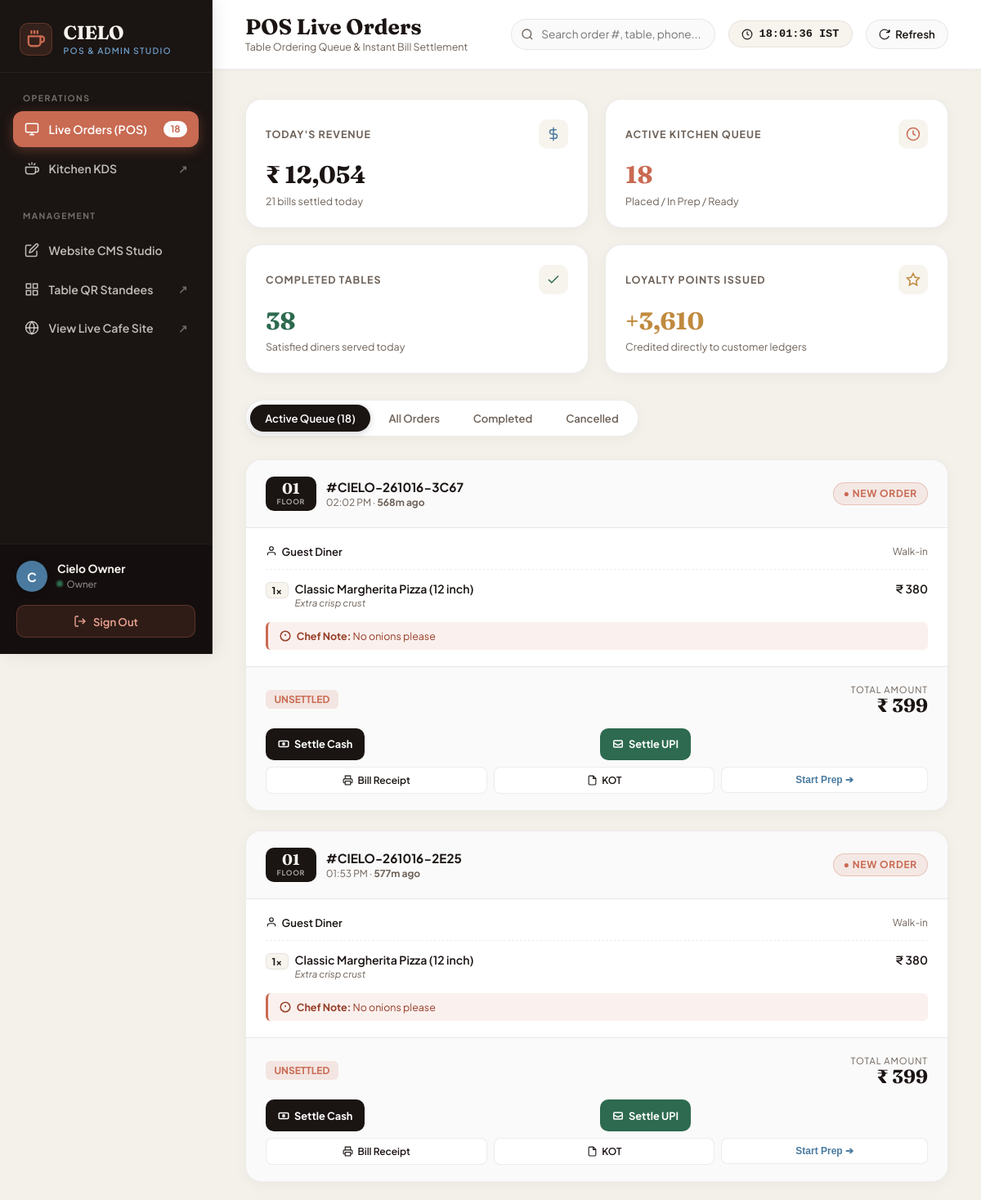
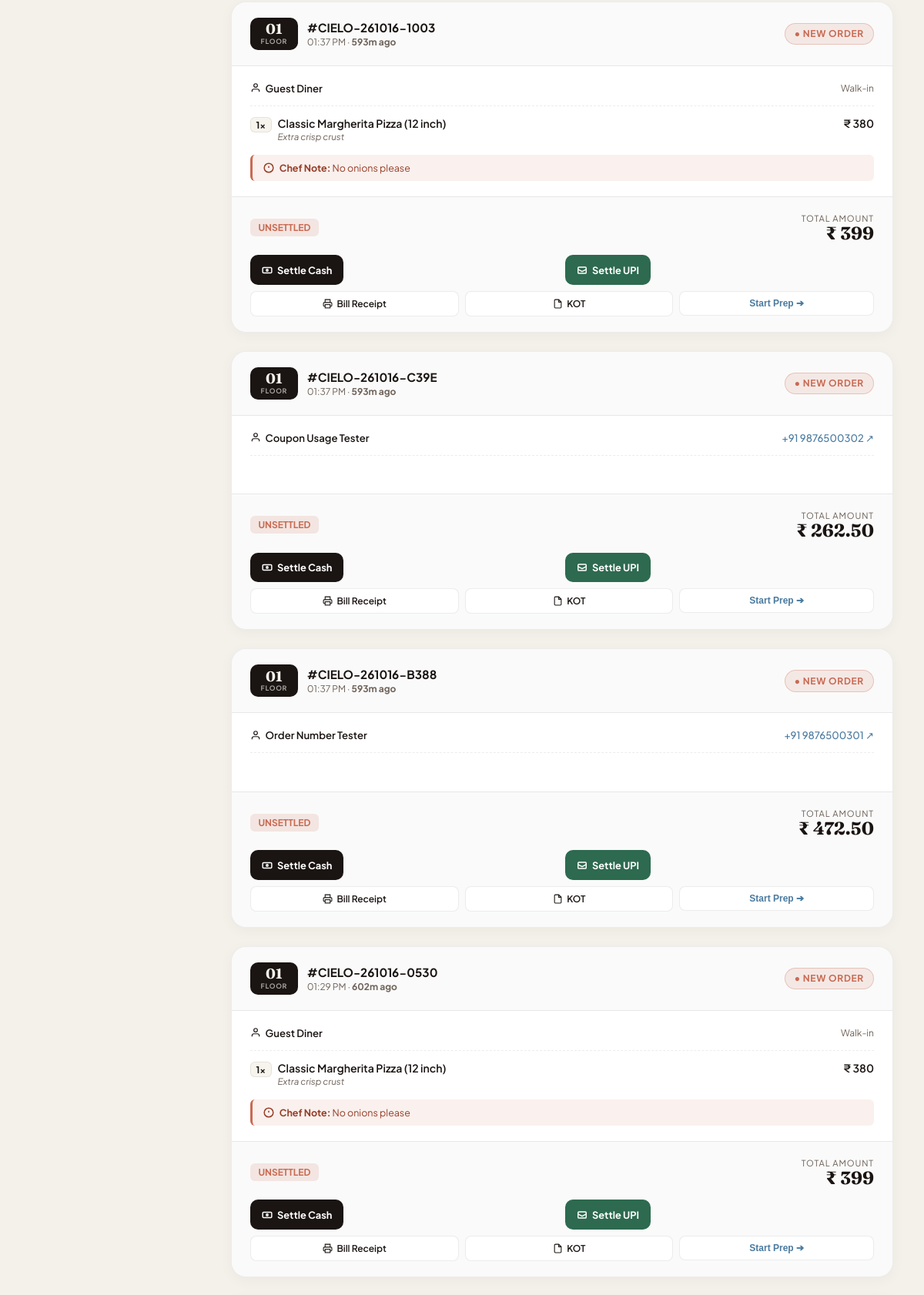
Page /admin/orders.php (signed in, upper part) on the committed database (2 pictures, top to bottom).
### tables this page shows
CREATE TABLE `orders` (
  `id` INTEGER PRIMARY KEY AUTOINCREMENT,
  `order_number` TEXT NOT NULL UNIQUE,
  `user_id` INTEGER NULL,
  `table_id` INTEGER NOT NULL,
  `status` TEXT NOT NULL DEFAULT 'placed',
  `subtotal_paise` INTEGER NOT NULL DEFAULT 0,
  `discount_paise` INTEGER NOT NULL DEFAULT 0,
  `tax_paise` INTEGER NOT NULL DEFAULT 0,
  `total_paise` INTEGER NOT NULL DEFAULT 0,
  `payment_status` TEXT NOT NULL DEFAULT 'pending',
  `payment_method` TEXT NOT NULL DEFAULT 'counter_cash',
  `kitchen_notes` TEXT NULL,
  `cancelled_reason` TEXT NULL,
  `created_at` TEXT NOT NULL DEFAULT CURRENT_TIMESTAMP,
  `updated_at` TEXT NOT NULL DEFAULT CURRENT_TIMESTAMP,
  FOREIGN KEY (`table_id`) REFERENCES `tables` (`id`),
  FOREIGN KEY (`user_id`) REFERENCES `users` (`id`) ON DELETE SET NULL
);

CREATE TABLE `tables` (
  `id` INTEGER PRIMARY KEY AUTOINCREMENT,
  `table_number` TEXT NOT NULL UNIQUE,
  `qr_token` TEXT NOT NULL UNIQUE,
  `capacity` INTEGER NOT NULL DEFAULT 4,
  `is_active` INTEGER NOT NULL DEFAULT 1,
  `created_at` TEXT NOT NULL DEFAULT CURRENT_TIMESTAMP,
  `updated_at` TEXT NOT NULL DEFAULT CURRENT_TIMESTAMP
);

CREATE TABLE `order_items` (
  `id` INTEGER PRIMARY KEY AUTOINCREMENT,
  `order_id` INTEGER NOT NULL,
  `item_id` INTEGER NOT NULL,
  `variant_id` INTEGER NULL,
  `item_name` TEXT NOT NULL,
  `quantity` INTEGER NOT NULL DEFAULT 1,
  `unit_price_paise` INTEGER NOT NULL DEFAULT 0,
  `total_price_paise` INTEGER NOT NULL DEFAULT 0,
  `addons_json` TEXT NULL,
  `item_note` TEXT NULL,
  `created_at` TEXT NOT NULL DEFAULT CURRENT_TIMESTAMP,
  FOREIGN KEY (`order_id`) REFERENCES `orders` (`id`) ON DELETE CASCADE
);

CREATE TABLE `users` (
  `id` INTEGER PRIMARY KEY AUTOINCREMENT,
  `phone` TEXT NOT NULL UNIQUE,
  `name` TEXT NULL,
  `email` TEXT NULL,
  `dob` TEXT NULL,
  `created_at` TEXT NOT NULL DEFAULT CURRENT_TIMESTAMP,
  `updated_at` TEXT NOT NULL DEFAULT CURRENT_TIMESTAMP
);

### admin/orders.php (the view, shortened to what the rows shown need)
<?php
require_once __DIR__ . '/../app/bootstrap.php';
$statusFilter = trim((string)($_GET['filter'] ?? 'active'));
$queryWhere = '1=1';
$params = [];
if ($statusFilter === 'active') {
    $queryWhere = '`status` IN ("placed", "preparing", "ready")';
} elseif ($statusFilter === 'completed') {
    $queryWhere = '`status` = "completed"';
} elseif ($statusFilter === 'cancelled') {
    $queryWhere = '`status` = "cancelled"';
}
$orders = Order::where($queryWhere, $params, '`created_at` DESC', 100);
$todayStart = date('Y-m-d 00:00:00');
$todayEnd = date('Y-m-d 23:59:59');
$todayPaidOrders = Order::where('`created_at` BETWEEN :ts AND :te AND `payment_status` = "paid"', ['ts' => $todayStart, 'te' => $todayEnd]);
$todayRevenuePaise = 0;
foreach ($todayPaidOrders as $o) {
    $todayRevenuePaise += (int)$o['total_paise'];
}
$activeOrdersAll = Order::where('`status` IN ("placed", "preparing", "ready")');
$activeCount = count($activeOrdersAll);
$completedTodayOrders = Order::where('`created_at` BETWEEN :ts AND :te AND `status` = "completed"', ['ts' => $todayStart, 'te' => $todayEnd]);
$completedTodayCount = count($completedTodayOrders);
$todayPointsSum = db()->fetchColumn(
    "SELECT COALESCE(SUM(points), 0) FROM `points_ledger` WHERE `type` = 'credit' AND `created_at` BETWEEN :ts AND :te",
    ['ts' => $todayStart, 'te' => $todayEnd]
);
?>
<!DOCTYPE html>
<html lang="en">
<head>
</head>
<body>
  <?php require __DIR__ . '/includes/sidebar.php'; ?>
  <div class="admin-main-wrapper">
    <header class="admin-topbar">
      <div class="topbar-title-wrap">
        <h1 class="topbar-heading">POS Live Orders</h1>
      </div>
    </header>
    <main class="dashboard-content">
      <section class="kpi-grid">
        <div class="kpi-card">
          <div>
            <h2 class="kpi-value"><?= Money::format($todayRevenuePaise) ?></h2>
          </div>
        </div>
        <div class="kpi-card">
          <div>
            <h2 class="kpi-value" style="color:var(--accent-terracotta);"><?= $activeCount ?></h2>
          </div>
        </div>
        <div class="kpi-card">
          <div>
            <h2 class="kpi-value" style="color:#2D6A4F;"><?= $completedTodayCount ?></h2>
          </div>
        </div>
        <div class="kpi-card">
          <div>
            <h2 class="kpi-value" style="color:#C08A3E;">+<?= number_format((int)$todayPointsSum) ?></h2>
          </div>
        </div>
      </section>
      <section class="orders-grid" id="ordersGrid">
        <?php if (empty($orders)): ?>
          <div class="empty-state">
            <div class="empty-icon">
              <svg width="24" height="24" viewBox="0 0 24 24" fill="none" stroke="currentColor" stroke-width="2"><rect x="3" y="3" width="18" height="18" rx="2" ry="2"/><line x1="9" y1="9" x2="15" y2="9"/><line x1="9" y1="13" x2="15" y2="13"/></svg>
            </div>
            <h3 style="font-family:'Fraunces', serif; font-size:1.35rem; margin:0 0 0.5rem;">No Orders in this View</h3>
            <p style="color:var(--text-muted); font-size:0.88rem; margin:0;">
              <?= $statusFilter === 'active' ? 'Kitchen queue is all caught up!' : 'No orders matched this status filter.' ?>
            </p>
          </div>
        <?php else: ?>
          <?php foreach ($orders as $order): ?>
            <?php
              $table = Table::find((int)$order['table_id']);
              $user = !empty($order['user_id']) ? User::find((int)$order['user_id']) : null;
              $items = OrderItem::where('`order_id` = :oid', ['oid' => (int)$order['id']]);
              $isPaid = ($order['payment_status'] === 'paid');
              $statusClass = 'status-' . htmlspecialchars((string)$order['status']);
              $orderAgeMin = max(0, (int)floor((time() - strtotime((string)$order['created_at'])) / 60));
            ?>
            <div class="order-card"
                 data-order-num="<?= e($order['order_number']) ?>"
                 data-table="<?= e($table['table_number'] ?? '00') ?>"
                 data-phone="<?= e($user['phone'] ?? '') ?>">
              <div class="order-card-header">
                <div class="order-header-left">
                  <div class="table-badge">
                    <span><?= e($table['table_number'] ?? 'T-??') ?></span>
                    <span class="table-sub"><?= e($table['floor'] ?? 'Floor') ?></span>
                  </div>
                  <div class="order-identity">
                    <span class="order-num-text">
                      #<?= e($order['order_number']) ?>
                    </span>
                    <span class="order-time-text">
                      <?= date('h:i A', strtotime((string)$order['created_at'])) ?> · <strong><?= $orderAgeMin ?>m ago</strong>
                    </span>
                  </div>
                </div>
                <span class="status-badge <?= $statusClass ?>">
                  <?php if ($order['status'] === 'placed'): ?>
                    ● New Order
                  <?php elseif ($order['status'] === 'preparing'): ?>
                    🍳 Preparing
                  <?php elseif ($order['status'] === 'ready'): ?>
                    🔔 Ready to Serve
                  <?php elseif ($order['status'] === 'completed'): ?>
                    ✔ Completed
                  <?php else: ?>
                    <?= ucfirst((string)$order['status']) ?>
                  <?php endif; ?>
                </span>
              </div>
              <div class="order-card-body">
                <div class="patron-row">
                  <div class="patron-name">
                    <svg width="14" height="14" viewBox="0 0 24 24" fill="none" stroke="currentColor" stroke-width="2"><path d="M20 21v-2a4 4 0 0 0-4-4H8a4 4 0 0 0-4 4v2"/><circle cx="12" cy="7" r="4"/></svg>
                    <span><?= e($user['name'] ?? 'Guest Diner') ?></span>
                  </div>
                  <?php if (!empty($user['phone'])): ?>
                    <a href="https://wa.me/91<?= preg_replace('/[^0-9]/', '', $user['phone']) ?>" target="_blank" class="patron-phone" title="Chat on WhatsApp">
                      +91 <?= e($user['phone']) ?> ↗
                    </a>
                  <?php else: ?>
                    <span style="color:var(--text-muted); font-size:0.75rem;">Walk-in</span>
                  <?php endif; ?>
                </div>
                <div class="items-container">
                  <?php foreach ($items as $it): ?>
                    <div class="item-row">
                      <div class="item-left">
                        <span class="item-qty-tag"><?= (int)$it['quantity'] ?>x</span>
                        <div class="item-title-wrap">
                          <span class="item-title"><?= e($it['item_name']) ?></span>
                          <?php if (!empty($it['item_note'])): ?>
                            <div class="item-note-text"><?= e($it['item_note']) ?></div>
                          <?php endif; ?>
                        </div>
                      </div>
                      <span class="item-price"><?= Money::format((int)$it['total_price_paise']) ?></span>
                    </div>
                  <?php endforeach; ?>
                </div>
                <?php if (!empty($order['kitchen_notes'])): ?>
                  <div class="kitchen-callout">
                    <svg width="14" height="14" viewBox="0 0 24 24" fill="none" stroke="currentColor" stroke-width="2.5"><circle cx="12" cy="12" r="10"/><line x1="12" y1="8" x2="12" y2="12"/><line x1="12" y1="16" x2="12.01" y2="16"/></svg>
                    <span><strong>Chef Note:</strong> <?= e($order['kitchen_notes']) ?></span>
                  </div>
                <?php endif; ?>
              </div>
              <div class="order-card-footer">
                <div class="financials-row">
                  <span class="payment-tag <?= $isPaid ? 'payment-paid' : 'payment-unpaid' ?>">
                    <?= $isPaid ? ('PAID · ' . strtoupper(str_replace('_', ' ', (string)$order['payment_method']))) : 'UNSETTLED' ?>
                  </span>
                  <div class="grand-total-wrap">
                    <div class="total-label">Total Amount</div>
                    <div class="total-amount"><?= Money::format((int)$order['total_paise']) ?></div>
                  </div>
                </div>
                <?php if (!$isPaid && $order['status'] !== 'cancelled'): ?>
                  <div class="actions-grid">
                    <form method="POST" style="margin:0;">
                      <button type="submit" class="btn-action btn-settle-cash" onclick="return confirm('Settle Order #<?= e($order['order_number']) ?> with CASH payment?')">
                        <svg width="14" height="14" viewBox="0 0 24 24" fill="none" stroke="currentColor" stroke-width="2.5"><rect x="2" y="6" width="20" height="12" rx="2"/><circle cx="12" cy="12" r="2"/></svg>
                        <span>Settle Cash</span>
                      </button>
                    </form>
                    <form method="POST" style="margin:0;">
                      <button type="submit" class="btn-action btn-settle-upi" onclick="return confirm('Settle Order #<?= e($order['order_number']) ?> with UPI payment?')">
                        <svg width="14" height="14" viewBox="0 0 24 24" fill="none" stroke="currentColor" stroke-width="2.5"><rect x="3" y="5" width="18" height="14" rx="2"/><polyline points="3 10 12 15 21 10"/></svg>
                        <span>Settle UPI</span>
                      </button>
                    </form>
                  </div>
                <?php endif; ?>
                <div class="secondary-actions">
                  <a href="/admin/print_bill.php?order_id=<?= (int)$order['id'] ?>&autoprint=1" target="_blank" class="btn-print-action" title="Print Customer Tax Bill">
                    <svg width="13" height="13" viewBox="0 0 24 24" fill="none" stroke="currentColor" stroke-width="2"><polyline points="6 9 6 2 18 2 18 9"/><path d="M6 18H4a2 2 0 0 1-2-2v-5a2 2 0 0 1 2-2h16a2 2 0 0 1 2 2v5a2 2 0 0 1-2 2h-2"/><rect x="6" y="14" width="12" height="8"/></svg>
                    <span>Bill Receipt</span>
                  </a>
                  <a href="/kitchen/print_kot.php?order_id=<?= (int)$order['id'] ?>&autoprint=1" target="_blank" class="btn-print-action" title="Print Kitchen Order Ticket">
                    <svg width="13" height="13" viewBox="0 0 24 24" fill="none" stroke="currentColor" stroke-width="2"><path d="M14 2H6a2 2 0 0 0-2 2v16a2 2 0 0 0 2 2h12a2 2 0 0 0 2-2V8z"/><polyline points="14 2 14 8 20 8"/></svg>
                    <span>KOT</span>
                  </a>
                  <?php if ($order['status'] !== 'completed' && $order['status'] !== 'cancelled'): ?>
                    <form method="POST" style="margin:0; flex:1;">
                      <?php if ($order['status'] === 'placed'): ?>
                        <button type="submit" class="btn-print-action" style="width:100%; color:var(--accent-sky-deep);">
                          Start Prep ➔
                        </button>
                      <?php endif; ?>
                    </form>
                  <?php endif; ?>
                </div>
              </div>
            </div>
          <?php endforeach; ?>
        <?php endif; ?>
      </section>
    </main>
  </div>
</body>
</html>

### rows in the picture
orders: table.table_number "01", order_number "CIELO-261016-3C67", created_at "02:02 PM", created_at "568", status "● NEW ORDER", name "Guest Diner", shows "Walk-in", kitchen_notes "No onions please", payment_status "UNSETTLED", total_paise "₹ 399"
order_items: quantity "1", item_name "Classic Margherita Pizza (12 inch)", item_note "Extra crisp crust", total_price_paise "₹ 380"
orders: table.table_number "01", order_number "CIELO-261016-2E25", created_at "01:53 PM", created_at "577", status "● NEW ORDER", name "Guest Diner", shows "Walk-in", kitchen_notes "No onions please", payment_status "UNSETTLED", total_paise "₹ 399"
order_items: quantity "1", item_name "Classic Margherita Pizza (12 inch)", item_note "Extra crisp crust", total_price_paise "₹ 380"
orders: table.table_number "01", order_number "CIELO-261016-1003", created_at "01:37 PM", created_at "593", status "● NEW ORDER", name "Guest Diner", shows "Walk-in", kitchen_notes "No onions please", payment_status "UNSETTLED", total_paise "₹ 399"
order_items: quantity "1", item_name "Classic Margherita Pizza (12 inch)", item_note "Extra crisp crust", total_price_paise "₹ 380"
orders: table.table_number "01", order_number "CIELO-261016-C39E", created_at "01:37 PM", created_at "593", status "● NEW ORDER", user.name "Coupon Usage Tester", user.phone "9876500302", payment_status "UNSETTLED", total_paise "₹ 262.50"
orders: table.table_number "01", order_number "CIELO-261016-B388", created_at "01:37 PM", created_at "593", status "● NEW ORDER", user.name "Order Number Tester", user.phone "9876500301", payment_status "UNSETTLED", total_paise "₹ 472.50"
orders: table.table_number "01", order_number "CIELO-261016-0530", created_at "01:29 PM", created_at "602", status "● NEW ORDER", name "Guest Diner", shows "Walk-in", kitchen_notes "No onions please", payment_status "UNSETTLED", total_paise "₹ 399"
order_items: quantity "1", item_name "Classic Margherita Pizza (12 inch)", item_note "Extra crisp crust", total_price_paise "₹ 380"

### other values in the picture
$activeOrdersCount "18"
substr((string)($staffUser['name'] ?? 'U'), 0, 1) "C"
$staffUser['name'] "Cielo Owner"
$staffUser['role'] "Owner"
Money::format($todayRevenuePaise) "₹ 12,054"
count($todayPaidOrders) "21"
$activeCount "18"
$completedTodayCount "38"
$todayPointsSum "3,610"
